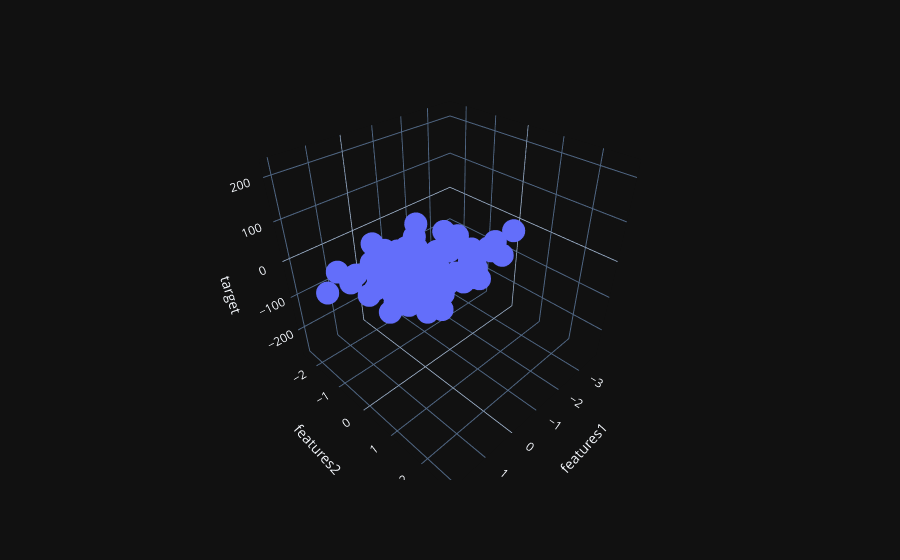

The cell this chart's notebook holds for it:
### Code cell
plt.figure(figsize=(16,12))
fig = px.scatter_3d(df,x='features1',y='features2',z='target')
fig.show()
